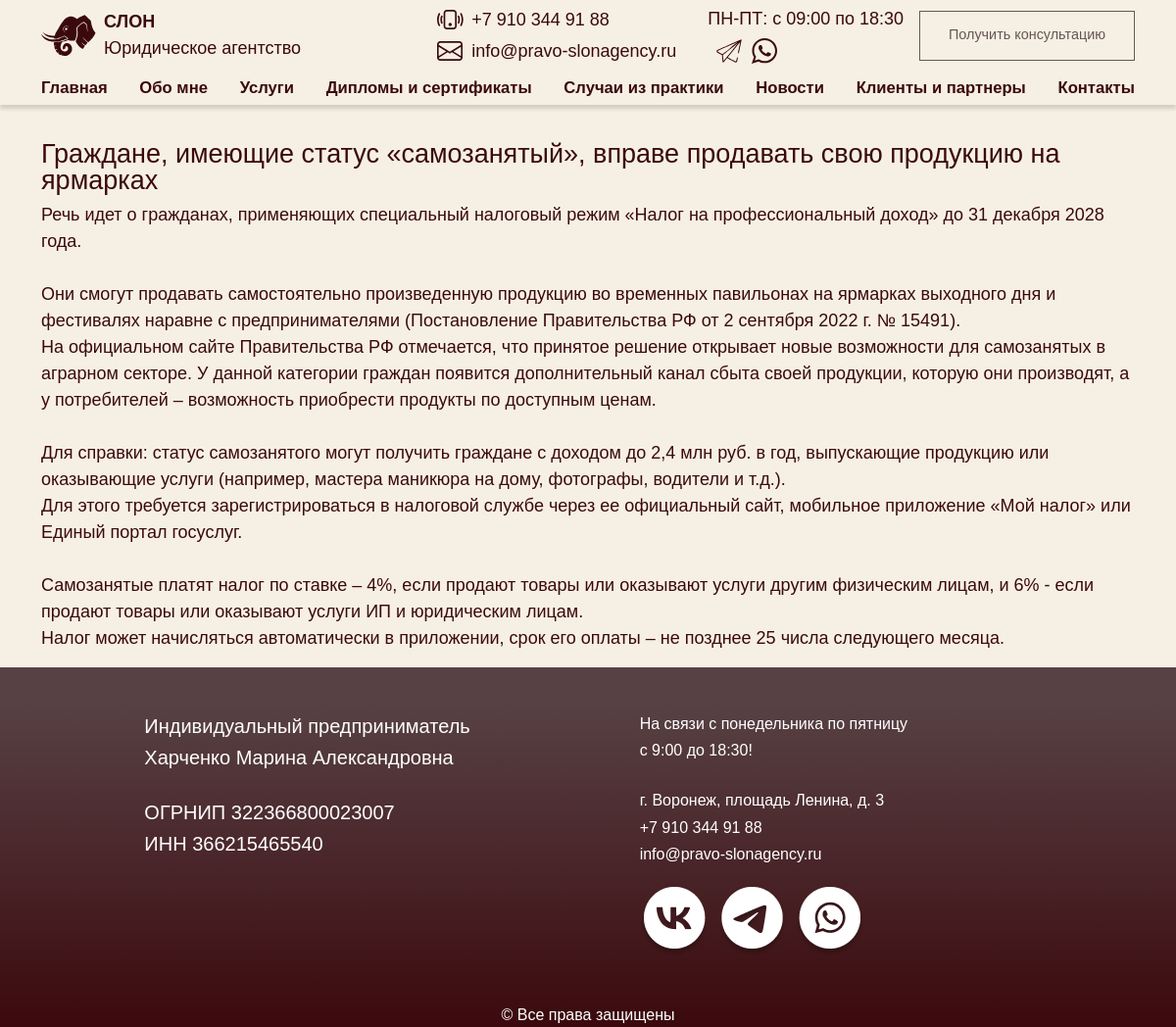
Page /news.php on the committed database.
### tables this page shows
CREATE TABLE `news` (
  `id` int NOT NULL,
  `images` text NOT NULL,
  `title` text NOT NULL,
  `text` text NOT NULL,
  `status` tinyint(1) NOT NULL,
  `order_by` int NOT NULL
);

### redaktor/case/News.php (called while the page is built, shortened)
<?php
class News extends PDO
{
    public function getCases($type, $adm = false, $where = false)
    {
        if ($type === "notfull") {
            $query = "select * from news where status = '1' order by order_by asc limit 2";
        } else if ($adm && $where) {
            $query = "select * from news where id = '$where'";
        } else if ($adm) {
            $query = "select * from news order by order_by asc";
        } else {
            $query = "select * from news where status = '1' order by order_by asc";
    }
        $prepare = parent::prepare($query);
        $prepare->execute();
        $result = $prepare->fetchAll(self::FETCH_ASSOC);
        if ($adm) {
            return $result;
        } else {
            echo json_encode($result, JSON_UNESCAPED_UNICODE);
        }
    }
}

### news.php (the view, shortened to what this page needs)
<?php
include $_SERVER["DOCUMENT_ROOT"] . "/redaktor/case/News.php";
$news = new News('all', true, $_GET["news"]);
$data = $news->getCases("all", true, $_GET["news"]);
?>
<!doctype html>
<html lang="ru">
<head>
    <link href="https://cdn.jsdelivr.net/npm/bootstrap@5.1.3/dist/css/bootstrap.min.css" rel="stylesheet"
>
    <link rel="stylesheet" href="style/index.css">
</head>
<body>
<header class="pt-1 pb-1">
    <div class="container header">
        <div class="d-flex">
            <div class="logo d-flex align-items-center">
                <a href="/">
                    <img class="logo-image" src="images/menu/logo.svg" alt="">
                </a>
                <div class="d-grid ms-2">
                    <p class="mb-0"><b>СЛОН</b></p>
                    <p class="mb-0">Юридическое агентство</p>
                </div>
            </div>
            <div class="d-grid ms-auto me-3 d-none1100">
                <div class="d-flex align-items-center">
                    <img class="anim-hover" src="images/menu/mobile.svg" alt="">
                    <a class="connect connect-hover ms-2" href="tel:+7 910 344 91 88">+7 910 344 91 88</a>
                </div>
                <div class="d-flex align-items-center">
                    <img class="anim-hover" src="images/menu/email.svg" alt="">
                    <a class="connect connect-hover ms-2"
                       href="mailto:info@pravo-slonagency.ru">info@pravo-slonagency.ru</a>
                </div>
            </div>
            <div class="d-grid ms-3 me-3 ms-auto1100 d-none550">
                <div class="d-flex align-items-center">
                    <p class="connect mb-0">ПН-ПТ: с 09:00 по 18:30</p>
                </div>
                <div class="d-flex align-items-center">
                    <div class="d-flex align-items-center">
                        <a class="connect ms-2" href="https://t.me/+79103449188">
                            <img class="anim-hover" src="images/menu/telegramm.svg" alt="">
                        </a>
                        <a class="connect ms-2" href="https://wa.me/+79103449188">
                            <img class="anim-hover" src="images/menu/whatsup.svg" alt="">
                        </a>
                    </div>
                </div>
            </div>
            <button class="btn-hovers btn-outline">Получить консультацию</button>
        </div>
    </div>
    <div class="container header">
        <nav>
            <a href="index.php" class="nav-item me-auto">Главная</a>
            <a href="index.php#about" class="nav-item me-auto">Обо мне</a>
            <a href="index.php#service" class="nav-item me-auto">Услуги</a>
            <a href="index.php#diplom" class="nav-item me-auto">Дипломы и сертификаты</a>
            <a href="index.php#cases" class="nav-item me-auto">Случаи из практики</a>
            <a href="index.php#news" class="nav-item me-auto">Новости</a>
            <a href="index.php#partner" class="nav-item me-auto">Клиенты и партнеры</a>
            <a href="index.php#form" class="nav-item">Контакты</a>
        </nav>
    </div>
</header>
<main>
    <div class="container pt-5 mt-5">
        <div class="pt-5">
            <h1><?=$data[0]["title"]?></h1>
            <p><?= preg_replace("/\r\n|\r|\n/", '<br>', $data[0]["text"]); ?></p>
        </div>
    </div>
</main>
<footer>
    <div class="container">
        <div class="d-flex align-items-start flex-wrap">
            <div class="footer ms-auto pt-5 pb-5">
                <h5>Индивидуальный предприниматель</h5>
                <h5>Харченко Марина Александровна</h5>
                <br>
                <h5>ОГРНИП 322366800023007</h5>
                <h5>ИНН 366215465540</h5>
            </div>
            <div class="footer ms-auto me-auto pt-5 pb-5">
                <h6>На связи с понедельника по пятницу</h6>
                <h6>с 9:00 до 18:30!</h6>
                <br>
                <h6>г. Воронеж, площадь Ленина, д. 3</h6>
                <h6><a href="tel:+7 910 344 91 88" class="text-decoration-none text-white">+7 910 344 91 88</a></h6>
                <h6><a href="mailto:info@pravo-slonagency.ru" class="text-decoration-none text-white">info@pravo-slonagency.ru</a></h6>
                <div class="d-flex pt-3">
                    <a href="https://vk.com/mkharchenko_prof" class="me-2"><img src="images/footer/vk.png" alt=""></a>
                    <a href="https://t.me/+79103449188" class="me-2"><img src="images/footer/tg.png" alt=""></a>
                    <a href="https://wa.me/+79103449188" class="me-2"><img src="images/footer/wu.png" alt=""></a>
                </div>
            </div>
        </div>
        <div class="text-center">
            © Все права защищены
        </div>
    </div>
</footer>
</body>
</html>

### style/index.css (style rules this page uses)
body { font-family: 'Arial', sans-serif; background: #F6F0E4; }
header { background: #F6F0E4; box-shadow: 0px 4px 4px rgba(0, 0, 0, 0.15); position: fixed; top: 0; width: 100%; z-index: 999; }
header .logo { font-size: 22.5px; line-height: 27px; color: #3B090D; margin: 5px 0 5px 0; }
header .connect { font-size: 18px; text-decoration: none; color: #3B090D; }
header .btn-outline { width: 220px; height: 51px; border: 1px solid #665653; color: #665653; background: transparent; font-size: 14.4px; transition: 0.5s; margin-top: auto; margin-bottom: auto; }
header .logo-image { width: 3.5rem; }
header nav { display: flex; padding-top: 10px; }
header nav .nav-item { color: #3B090D; text-decoration: none; font-weight: 700; font-size: 16.65px; }
footer { background: linear-gradient(180deg, #574144 10%, #3B090D 100%); color: #ffffff; }
footer .footer { width: 25rem; }
.anim-hover { transition: 0.5s; }
.btn-hovers { transition: 0.5s; }
h1 { font-size: 27px; line-height: 27px; color: #3B090D; }
p { color: #3B090D; font-size: 18px; }

### rows in the picture
news: title "Граждане, имеющие статус «самозанятый», вправе продавать свою продукцию на ярмарках", text "Речь идет о гражданах, применяющих специальный налоговый режим «Налог на профессиональный доход» до 31 декабря 2028 года. Они смогут продавать самостоятельно произведенную продукцию во временных павильонах на ярмарках выходного дня и фестивалях наравне с предпринимателями (Постановление Правительства РФ от 2 сентября 2022 г. № 15491). На официальном сайте Правительства РФ отмечается, что принятое решение открывает новые возможности для самозанятых в аграрном секторе. У данной категории граждан появится дополнительный канал сбыта своей продукции, которую они производят, а у потребителей – возможность приобрести продукты по доступным ценам. Для справки: статус самозанятого могут получить…"
